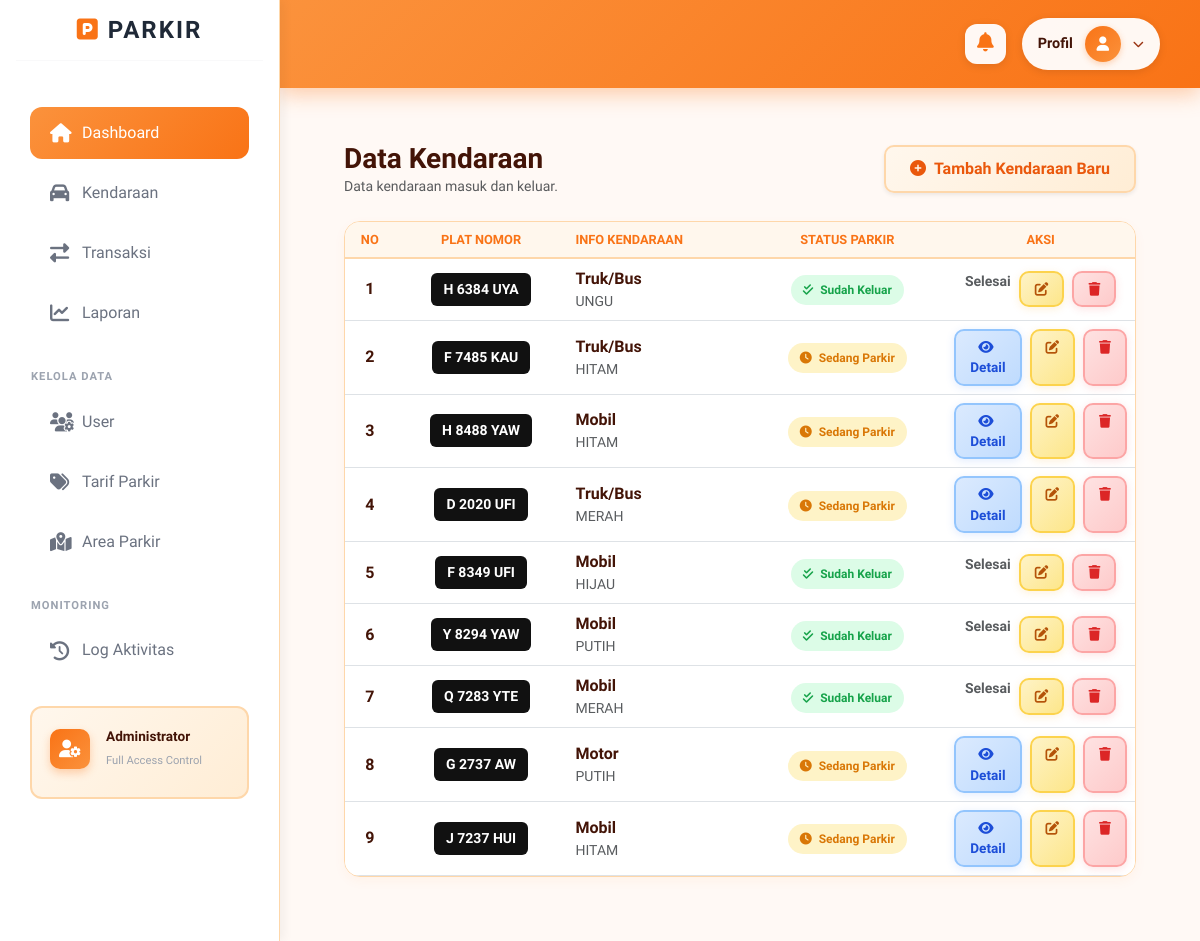
The app's page / (signed in), older data.
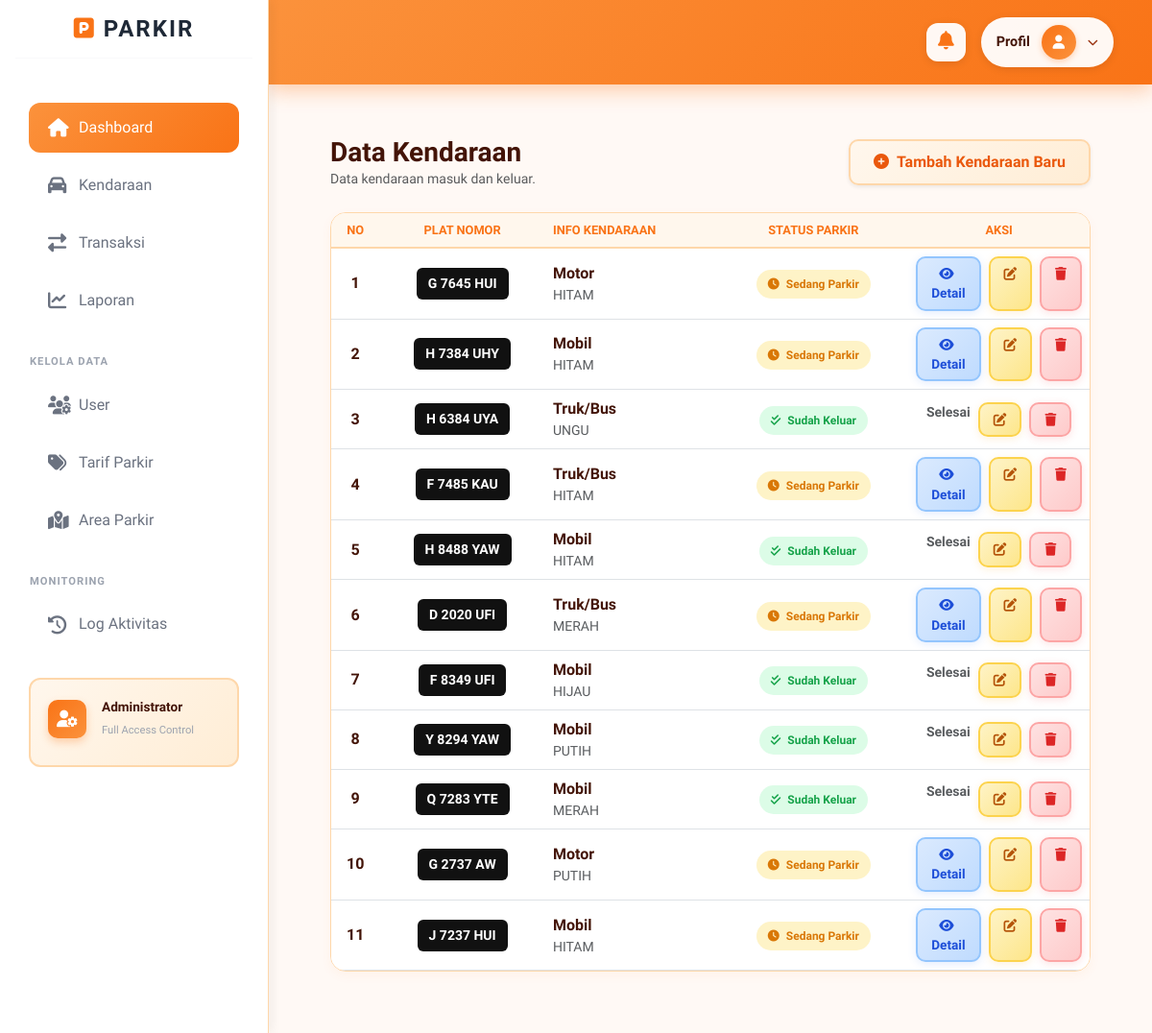
The same page, newer data.
### tables this page shows
CREATE TABLE `tb_kendaraan` (
  `id_kendaraan` int NOT NULL,
  `plat_nomor` varchar(20) NOT NULL,
  `jenis_kendaraan` varchar(50) NOT NULL,
  `warna` varchar(50) DEFAULT NULL,
  `pemilik` varchar(100) DEFAULT NULL,
  `id_user` int DEFAULT NULL
);

### controllers/KendaraanController.php (called while the page is built, shortened)
<?php
class KendaraanController {
    public function index(){
        $model = new KendaraanModel();
        $data = $model->all();
        include "views/kendaraan/list.php";
    }
}

### config/database.php (called while the page is built)
<?php
class Database {
    public static function connect() {
        $host     = "localhost";
        $dbname   = "db_parkir";
        $username = "root";
        $password = "";
        try {
            $pdo = new PDO("mysql:host=$host;dbname=$dbname;charset=utf8", $username, $password);
            $pdo->setAttribute(PDO::ATTR_ERRMODE, PDO::ERRMODE_EXCEPTION);
            $pdo->exec("SET time_zone = '+07:00'");
            return $pdo;
        } catch (PDOException $e) {
            die("Koneksi database gagal: " . $e->getMessage());
        }
    }
}

### models/KendaraanModel.php (called while the page is built, shortened)
<?php
class KendaraanModel {
    private $db;
    function __construct(){
        $this->db = Database::connect();
    }
    function all() {
        $sql = "SELECT k.*, t.status as status_terakhir
                FROM tb_kendaraan k
                LEFT JOIN (
                    SELECT t1.id_kendaraan, t1.status
                    FROM tb_transaksi t1
                    WHERE t1.waktu_masuk = (
                        SELECT MAX(waktu_masuk)
                        FROM tb_transaksi t2
                        WHERE t2.id_kendaraan = t1.id_kendaraan
                    )
                ) t ON k.id_kendaraan = t.id_kendaraan
                ORDER BY k.id_kendaraan DESC";
        return $this->db->query($sql)->fetchAll(PDO::FETCH_ASSOC);
    }
}

### views/kendaraan/list.php (the view, shortened to what the changed rows need)
<?php include "views/layout/header.php"; ?>
<link rel="stylesheet" href="assets/css/halaman.css">
<div class="container-fluid py-4 px-4">
    <div class="card card-custom overflow-hidden">
        <div class="table-responsive">
            <table class="table table-hover align-middle mb-0">
                <thead>
                    <tr>
                        <th class="text-center">No</th>
                        <th class="text-center">Plat Nomor</th>
                        <th class="text-start">Info Kendaraan</th>
                        <th class="text-center">Status Parkir</th>
                        <?php if($_SESSION['user']['role'] == 'admin'): ?>
                            <th width="15%" class="text-center">Aksi</th>
                        <?php endif; ?>
                    </tr>
                </thead>
                <tbody>
                    <?php if (!empty($data)): ?>
                        <?php $no = 1; foreach($data as $d): ?>
                            <tr>
                                <td class="text-center fw-bold" style="color: var(--text-main);"><?= $no++ ?></td>
                                <td class="text-center align-middle">
                                    <span class="plat-nomor">
                                        <?= strtoupper(htmlspecialchars($d['plat_nomor'])) ?>
                                    </span>
                                </td>
                                <td class="text-start">
                                    <div class="d-flex flex-column">
                                        <span class="fw-bold" style="color: var(--text-main);"><?= htmlspecialchars($d['jenis_kendaraan']) ?></span>
                                        <small class="text-muted text-uppercase"><?= htmlspecialchars($d['warna']) ?></small>
                                    </div>
                                </td>
                                <td class="text-center">
                                    <?php
                                    $status = $d['status_terakhir'] ?? '';
                                    if ($status == 'masuk'): ?>
                                        <span class="badge-parkir status-proses">
                                            <i class="fas fa-clock me-1"></i> Sedang Parkir
                                        </span>
                                    <?php elseif ($status == 'keluar'): ?>
                                        <span class="badge-parkir status-selesai">
                                            <i class="fas fa-check-double me-1"></i> Sudah Keluar
                                        </span>
                                    <?php else: ?>
                                        <span class="badge-parkir" style="background: #f1f5f9; color: #64748b; border: 1px solid #e2e8f0;">
                                            <i class="fas fa-check-circle me-1"></i> Tersedia
                                        </span>
                                    <?php endif; ?>
                                </td>
                                <?php if($_SESSION['user']['role'] == 'admin'): ?>
                                <td class="text-center">
                                    <div class="d-flex justify-content-center gap-2">
                                            <?php if (empty($status)): ?>
                                                <a href="index.php?c=Transaksi&m=masuk&id=<?= $d['id_kendaraan'] ?>"
                                                   class="btn btn-masuk-soft btn-sm">
                                                    <i class="fas fa-sign-in-alt me-1"></i> Masuk
                                                </a>
                                            <?php elseif ($status == 'masuk'): ?>
                                                <a href="index.php?c=Transaksi&m=index"
                                                   class="btn btn-detail-soft btn-sm">
                                                    <i class="fas fa-eye me-1"></i> Detail
                                                </a>
                                            <?php else: ?>
                                                <span class="text-muted small fw-bold">Selesai</span>
                                            <?php endif; ?>
                                            <a href="index.php?c=Kendaraan&m=edit&id=<?= $d['id_kendaraan'] ?>"
                                               class="btn btn-edit-soft btn-sm">
                                                <i class="fas fa-edit"></i>
                                            </a>
                                            <a href="index.php?c=Kendaraan&m=delete&id=<?= $d['id_kendaraan'] ?>"
                                               onclick="return confirm('Yakin hapus kendaraan ini?')"
                                               class="btn btn-delete-soft btn-sm">
                                                <i class="fas fa-trash"></i>
                                            </a>
                                        </div>
                                    <?php endif; ?>
                                </td>
                            </tr>
                        <?php endforeach; ?>
                    <?php else: ?>
                        <tr>
                            <td colspan="<?= ($_SESSION['user']['role'] == 'admin') ? '5' : '4' ?>" class="text-center py-5 text-muted">Belum ada data kendaraan terdaftar.</td>
                        </tr>
                    <?php endif; ?>
                </tbody>
            </table>
        </div>
    </div>
</div>
<?php include "views/layout/footer.php"; ?>

Row changes from the older to the newer data that the page shows:
added tb_kendaraan: plat_nomor "G 7645 HUI", jenis_kendaraan "Motor", warna "HITAM", shows "Sedang Parkir", shows "Detail"
added tb_kendaraan: plat_nomor "H 7384 UHY", jenis_kendaraan "Mobil", warna "HITAM", shows "Sedang Parkir", shows "Detail"
computed for tb_kendaraan "H 8488 YAW": text "Sedang Parkir Detail" → "Sudah Keluar Selesai"
